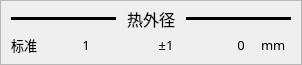
          <widget class="QFrame" name="frame_4">
           <property name="minimumSize">
            <size>
             <width>0</width>
             <height>65</height>
            </size>
           </property>
           <property name="maximumSize">
            <size>
             <width>16777215</width>
             <height>65</height>
            </size>
           </property>
           <property name="whatsThis">
            <string/>
           </property>
           <property name="frameShape">
            <enum>QFrame::Shape::StyledPanel</enum>
           </property>
           <property name="frameShadow">
            <enum>QFrame::Shadow::Raised</enum>
           </property>
           <layout class="QVBoxLayout" name="verticalLayout_6">
            <property name="spacing">
             <number>0</number>
            </property>
            <property name="leftMargin">
             <number>10</number>
            </property>
            <property name="topMargin">
             <number>5</number>
            </property>
            <property name="rightMargin">
             <number>10</number>
            </property>
            <property name="bottomMargin">
             <number>5</number>
            </property>
            <item>
             <layout class="QHBoxLayout" name="horizontalLayout_12">
              <property name="spacing">
               <number>5</number>
              </property>
              <item>
               <widget class="Line" name="line_5">
                <property name="styleSheet">
                 <string notr="true">color: rgb(0, 0, 0);
background-color: rgb(0, 0, 0);</string>
                </property>
                <property name="orientation">
                 <enum>Qt::Orientation::Horizontal</enum>
                </property>
               </widget>
              </item>
              <item>
               <widget class="QLabel" name="label_14">
                <property name="minimumSize">
                 <size>
                  <width>60</width>
                  <height>25</height>
                 </size>
                </property>
                <property name="maximumSize">
                 <size>
                  <width>60</width>
                  <height>25</height>
                 </size>
                </property>
                <property name="font">
                 <font>
                  <family>微软雅黑</family>
                  <pointsize>12</pointsize>
                 </font>
                </property>
                <property name="text">
                 <string>热外径</string>
                </property>
                <property name="alignment">
                 <set>Qt::AlignmentFlag::AlignCenter</set>
                </property>
               </widget>
              </item>
              <item>
               <widget class="Line" name="line_6">
                <property name="styleSheet">
                 <string notr="true">color: rgb(0, 0, 0);
background-color: rgb(0, 0, 0);</string>
                </property>
                <property name="orientation">
                 <enum>Qt::Orientation::Horizontal</enum>
                </property>
               </widget>
              </item>
             </layout>
            </item>
            <item>
             <layout class="QHBoxLayout" name="horizontalLayout_13">
              <property name="spacing">
               <number>5</number>
              </property>
              <item>
               <widget class="QLabel" name="label_15">
                <property name="minimumSize">
                 <size>
                  <width>50</width>
                  <height>25</height>
                 </size>
                </property>
                <property name="maximumSize">
                 <size>
                  <width>50</width>
                  <height>30</height>
                 </size>
                </property>
                <property name="font">
                 <font>
                  <family>微软雅黑</family>
                  <pointsize>10</pointsize>
                 </font>
                </property>
                <property name="text">
                 <string>标准</string>
                </property>
               </widget>
              </item>
              <item>
               <widget class="QLabel" name="labelHotOuterDiameter">
                <property name="sizePolicy">
                 <sizepolicy hsizetype="Minimum" vsizetype="Minimum">
                  <horstretch>0</horstretch>
                  <verstretch>0</verstretch>
                 </sizepolicy>
                </property>
                <property name="minimumSize">
                 <size>
                  <width>40</width>
                  <height>25</height>
                 </size>
                </property>
                <property name="maximumSize">
                 <size>
                  <width>40</width>
                  <height>30</height>
                 </size>
                </property>
                <property name="font">
                 <font>
                  <family>微软雅黑</family>
                  <pointsize>10</pointsize>
                 </font>
                </property>
                <property name="text">
                 <string>1</string>
                </property>
                <property name="alignment">
                 <set>Qt::AlignmentFlag::AlignCenter</set>
                </property>
               </widget>
              </item>
              <item>
               <spacer name="horizontalSpacer_10">
                <property name="orientation">
                 <enum>Qt::Orientation::Horizontal</enum>
                </property>
                <property name="sizeHint" stdset="0">
                 <size>
                  <width>40</width>
                  <height>20</height>
                 </size>
                </property>
               </spacer>
              </item>
              <item>
               <widget class="QLabel" name="labelHotOuterDiameterTolerance">
                <property name="minimumSize">
                 <size>
                  <width>30</width>
                  <height>25</height>
                 </size>
                </property>
                <property name="maximumSize">
                 <size>
                  <width>30</width>
                  <height>30</height>
                 </size>
                </property>
                <property name="font">
                 <font>
                  <family>微软雅黑</family>
                  <pointsize>10</pointsize>
                 </font>
                </property>
                <property name="text">
                 <string>±1</string>
                </property>
                <property name="alignment">
                 <set>Qt::AlignmentFlag::AlignCenter</set>
                </property>
               </widget>
              </item>
              <item>
               <spacer name="horizontalSpacer_11">
                <property name="orientation">
                 <enum>Qt::Orientation::Horizontal</enum>
                </property>
                <property name="sizeHint" stdset="0">
                 <size>
                  <width>40</width>
                  <height>20</height>
                 </size>
                </property>
               </spacer>
              </item>
              <item>
               <widget class="QLabel" name="label_18">
                <property name="minimumSize">
                 <size>
                  <width>30</width>
                  <height>25</height>
                 </size>
                </property>
                <property name="font">
                 <font>
                  <family>微软雅黑</family>
                  <pointsize>10</pointsize>
                 </font>
                </property>
                <property name="text">
                 <string>0</string>
                </property>
                <property name="alignment">
                 <set>Qt::AlignmentFlag::AlignCenter</set>
                </property>
               </widget>
              </item>
              <item>
               <widget class="QLabel" name="label_19">
                <property name="minimumSize">
                 <size>
                  <width>30</width>
                  <height>25</height>
                 </size>
                </property>
                <property name="font">
                 <font>
                  <family>微软雅黑</family>
                  <pointsize>10</pointsize>
                 </font>
                </property>
                <property name="text">
                 <string>mm</string>
                </property>
               </widget>
              </item>
             </layout>
            </item>
           </layout>
          </widget>
